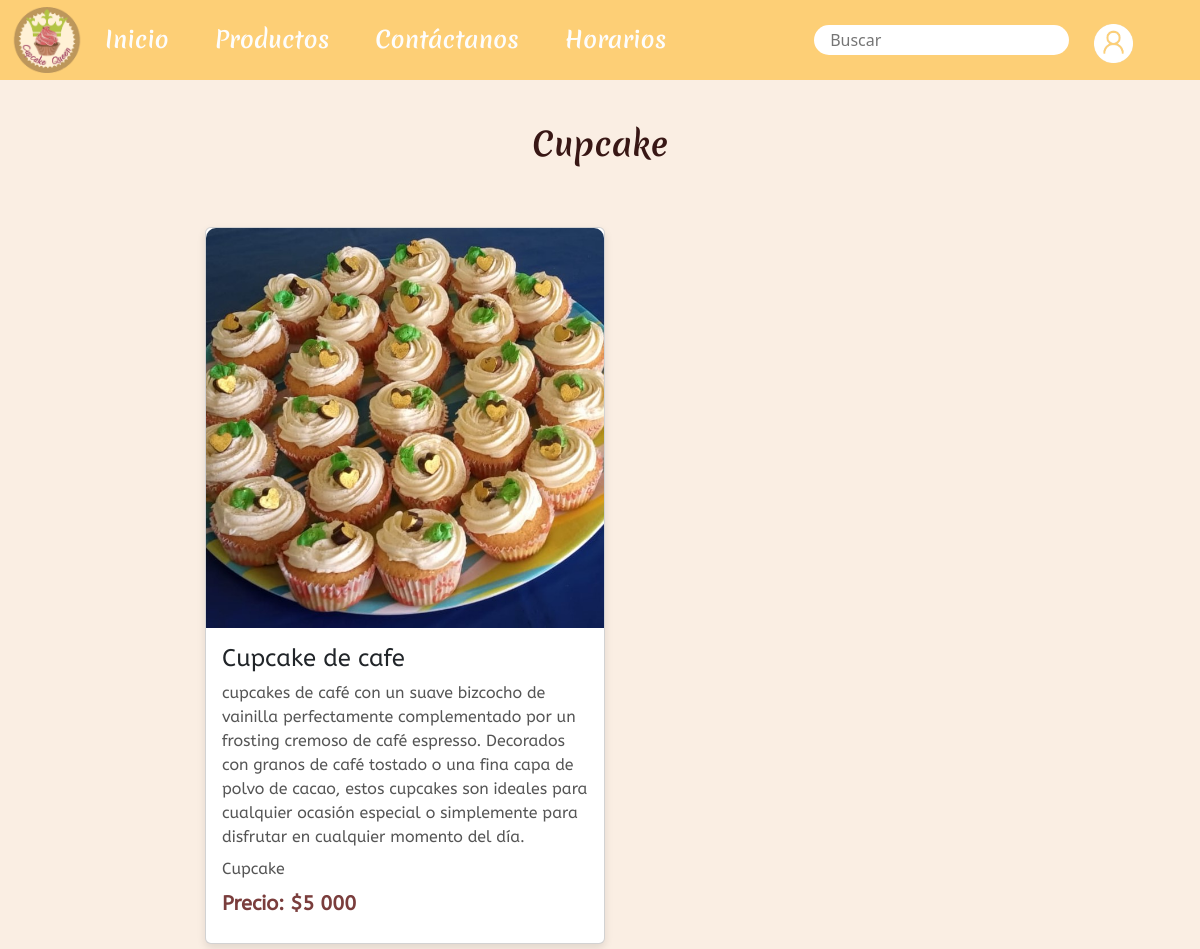
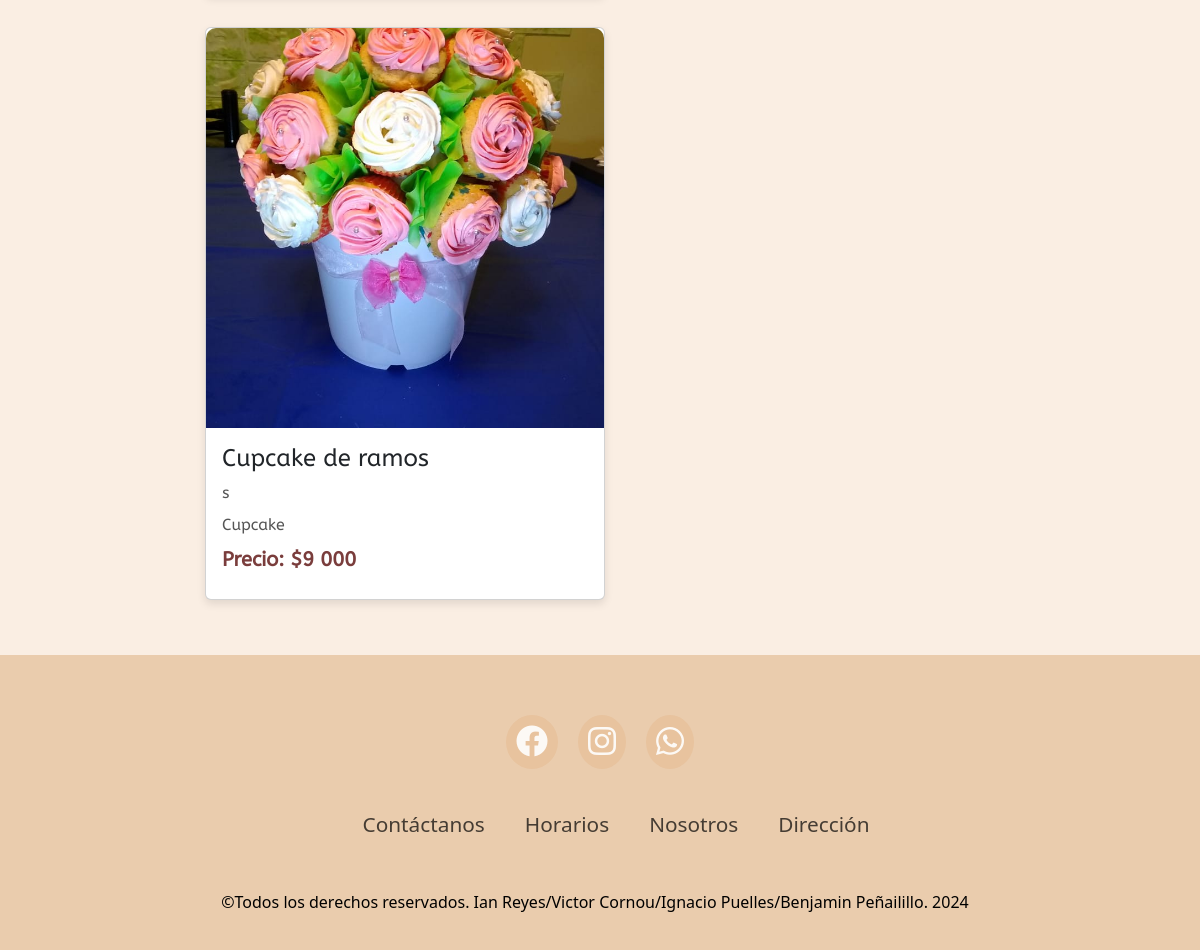
The app's page /cupcake/, older data (2 pictures, top to bottom).
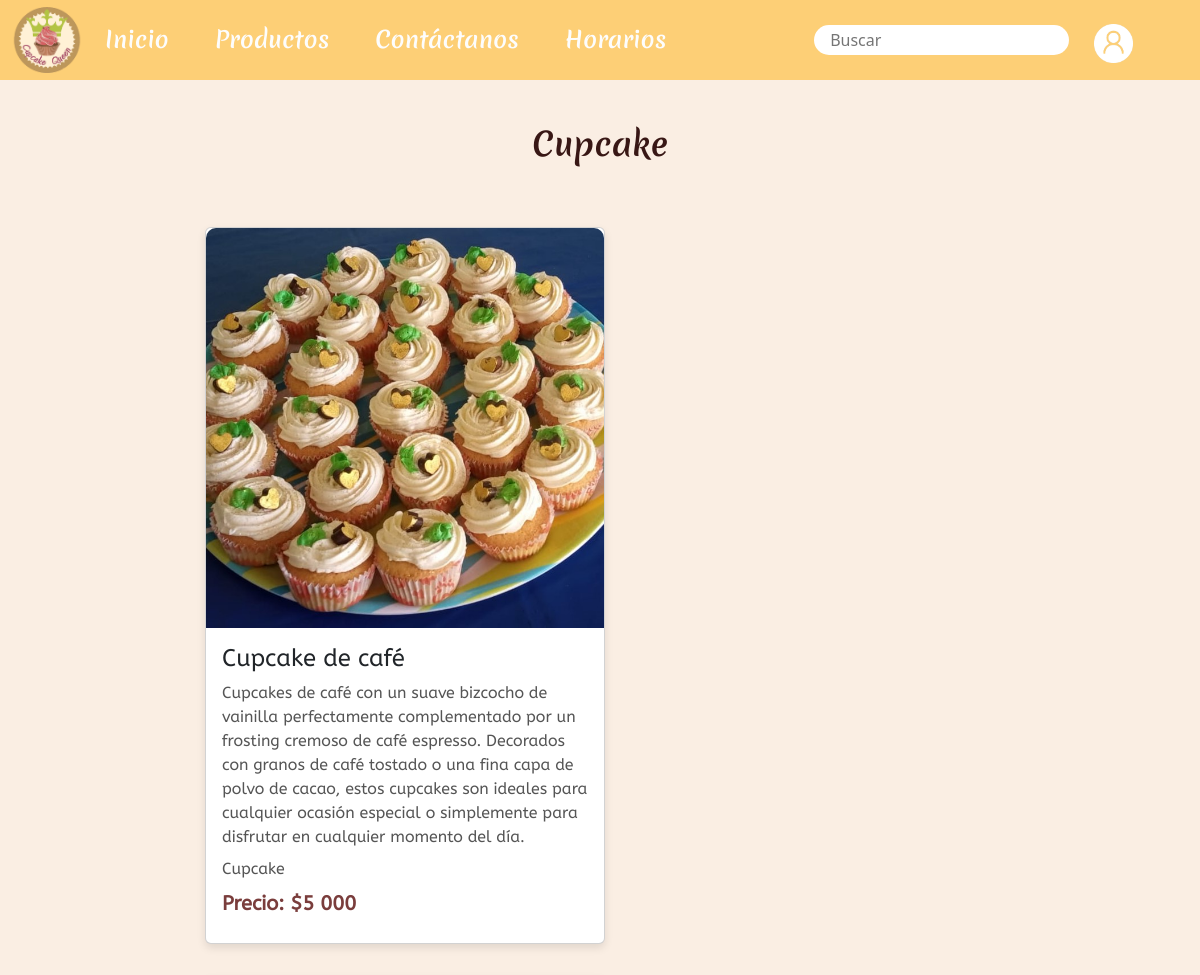
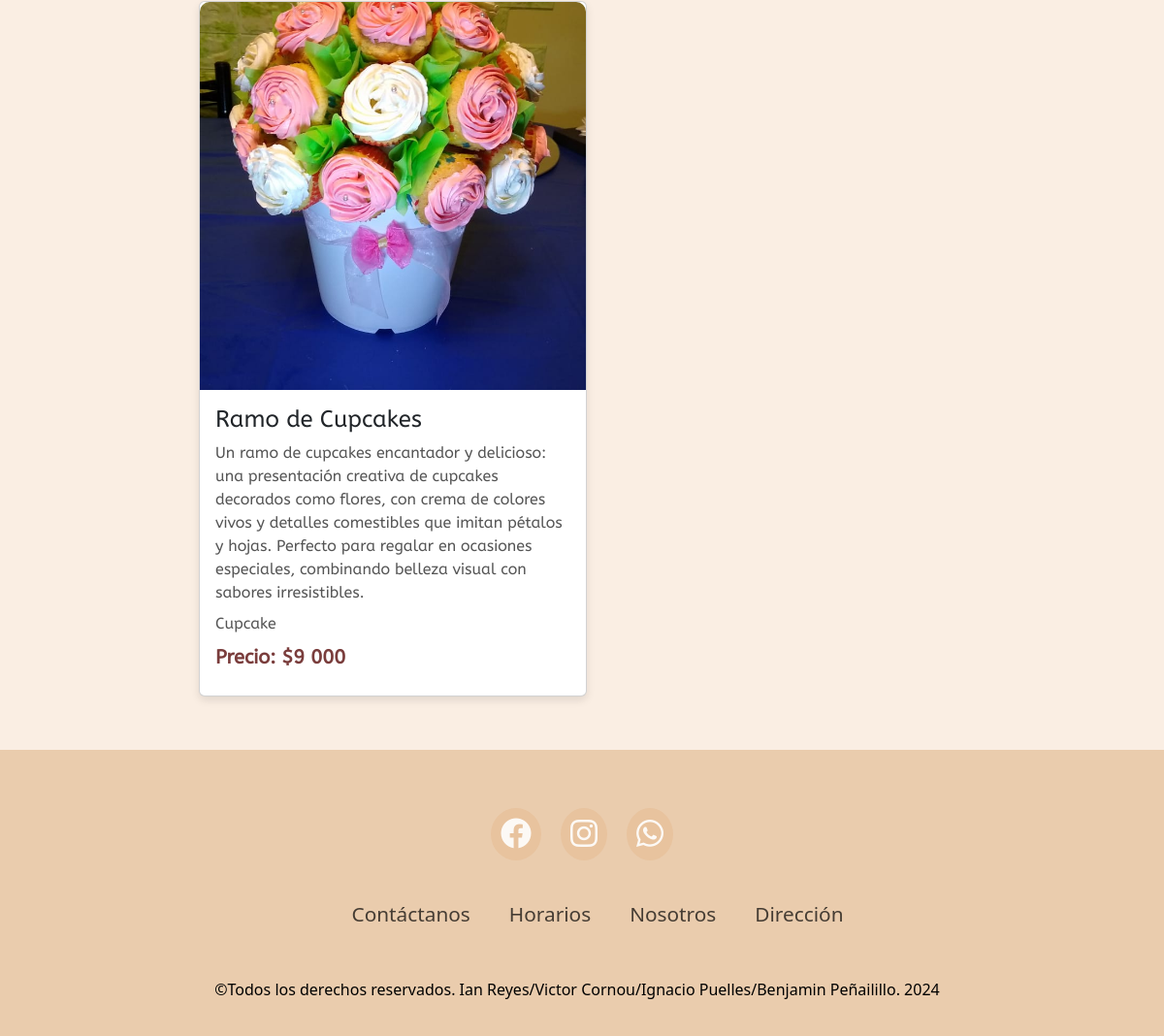
The same page, newer data (2 pictures, top to bottom).
### pagina/models.py (models this page shows, shortened)
class Producto(models.Model):
    nombre = models.CharField(max_length=100)
    categoria = models.ForeignKey(Categoria, on_delete=models.CASCADE, default=1)
    descripcion = models.TextField()
    precio = models.IntegerField()
    imagen = models.ImageField(upload_to='productos/')

class Categoria(models.Model):
    nombre = models.CharField(max_length=100, unique=True)
    descripcion = models.TextField(blank=True, null=True)
    def __str__(self):
        return self.nombre

### pagina/views.py (the view)
# urls.py: path('cupcake/', views.cupcake, name='cupcake'),
def cupcake(request):
    categoria_Cupcake = Categoria.objects.get(nombre="Cupcake")
    productos = Producto.objects.filter(categoria=categoria_Cupcake)
    return render(request, 'cupcake.html', {'productos': productos})

### pagina/templates/cupcake.html (shortened to what this page needs)
{% extends 'base.html' %}
{% load static %}
{% block content %}
{% load humanize %}
<section class="producto" id="producto">
    <div class="main-text">
        <h2>Cupcake</h2>
    </div>
    <div class="menu-content">
        {% for producto in productos %}
        <div class="card">
            <img src="{{ producto.imagen.url }}" alt="{{ producto.nombre }}">
            <div class="card-content">
                <h3>{{ producto.nombre }}</h3>
                <p>{{ producto.descripcion }}</p>
                <p>{{ producto.categoria}}</p>
                <p class="price">Precio: ${{ producto.precio|intcomma }}</p>
            </div>
        </div>
        {% endfor %}
    </div>
</section>
{% endblock %}

### pagina/templates/base.html (shortened to what this page needs)
{% load static %}
<!DOCTYPE html>
<html lang="es">
<head>
    <link rel="stylesheet" href="{% static 'css/style.css' %}">
    <link href="https://cdn.jsdelivr.net/npm/bootstrap@5.3.3/dist/css/bootstrap.min.css" rel="stylesheet">
    <link rel="stylesheet" href="https://cdnjs.cloudflare.com/ajax/libs/font-awesome/6.4.0/css/all.min.css" />
    <link rel="stylesheet" href="https://cdn.jsdelivr.net/npm/bootstrap-icons@1.11.3/font/bootstrap-icons.min.css">
</head>
<body class="fondo-index">
    <nav class="navbar navbar-expand-lg navbar-custom">
        <div class="container-fluid">
            <a href="{% url 'index' %}"><img class="icono-login" src="{% static 'img/logofinal.png' %}" alt="Logo"></a>
            <div class="collapse navbar-collapse" id="navbarNav">
                <ul class="navbar-nav me-auto">
                    <li class="nav-item">
                        <a class="nav-link" href="{% url 'index' %}">Inicio</a>
                    </li>
                    <li class="nav-item">
                        <a class="nav-link" href="{% url 'productos' %}">Productos</a>
                    </li>
                    <li class="nav-item">
                        <a class="nav-link" href="{% url 'form' %}">Contáctanos</a>
                    </li>
                    <li class="nav-item">
                        <a class="nav-link" href="{% url 'horario' %}">Horarios</a>
                    </li>
                </ul>
                <form class="d-flex" method="get" action="{% url 'buscar_productos' %}">
                    <input class="search-index" type="search" name="q" placeholder=" Buscar" aria-label="Search" value="{{ query|default:'' }}">
                    {% if request.user.is_authenticated %}
                        <a href="{% url 'exit' %}"><img class="img-navbar-2" src="{% static 'img/salir2.png' %}" alt="" style="font-size: 2.1rem; margin-left: 10px; color: aliceblue;"></img></a>
                    {% else %}
                        <a href="{% url 'login' %}"><img class="img-navbar-2" src="{% static 'img/img-login.png' %}" alt=""></a>
                    {% endif %}
                </form>
            </div>
        </div>
    </nav>
        {% block content %}
        {% endblock %}
        <footer>
            <div class="footercontainer">
                <div class="iconos">
                    <a href="https://web.facebook.com/?_rdc=1&_rdr" target="_blank"><i class="fa-brands fa-facebook"></i></a>
                    <a href="https://www.instagram.com/" target="_blank"><i class="fa-brands fa-instagram"></i></a>
                    <a href="https://wa.me/56999583906" target="_blank"><i class="fa-brands fa-whatsapp"></i></a>
                </div>
                <div class="footernav">
                    <ul>
                        <li><a href="{% url 'form' %}">Contáctanos</a></li>
                        <li><a href="{% url 'horario' %}">Horarios</a></li>
                        <li><a href="{% url 'index' %}">Nosotros</a></li>
                        <li><a href="{% url 'direccion' %}">Dirección</a></li>
                    </ul>
                </div>
            </div>
            <div class="footerbotton">
                <p>©Todos los derechos reservados. Ian Reyes/Victor Cornou/Ignacio Puelles/Benjamin Peñailillo. 2024 </p>
            </div>
        </footer>
</body>
</html>

### static/css/style.css (style rules this page uses)
.main-text h2 { color: #381715; font-family: 'Merienda', cursive; margin-bottom: 40px; text-align: center; font-size: 32px; }
.menu-content { display: grid; grid-template-columns: repeat(auto-fit, minmax(400px, 1fr)); gap: 2rem; align-items: center; justify-content: center; margin-top: 4rem; margin-left: 85px; margin-right: 85px; margin-bottom: 35px; }
.card { background-color: #ffffff; box-shadow: 0 4px 8px rgba(0, 0, 0, 0.1); border-radius: 10px; overflow: hidden; transition: transform 0.3s ease; width: 100%; max-width: 400px; }
.card img { width: 100%; height: 400px; object-fit: cover; border-radius: 10px 10px 0 0; }
.card-content { padding: 1rem; font-family: ABeezee; }
.card-content h3 { font-size: 1.5rem; margin-bottom: 0.5rem; }
.card-content p { font-size: 1rem; color: #555555; margin-bottom: 0.5rem; }
.card-content .price { color: #7a3d3c; font-size: 1.25rem; font-weight: bold; }
section { padding: 45px 10% 20px; }
.icono-login { opacity: 0.7; width: 70px; height: auto; text-decoration: none; white-space: nowrap; overflow-clip-margin: content-box; overflow: clip; }
.fondo-index { background-color: #faeee3; background-blend-mode: lighten; height: 100%; width: 100%; z-index: -5; position: relative; }
.navbar { background-color: #fdcf76; height: 80px; }
.navbar-custom { padding: 20px 0; }
.navbar-collapse { background-color: #fdcf76; z-index: 3; padding: 15px; }
.navbar-nav .nav-link { color: #fdfdfd; margin-right: 30px; font-size: 23px; font-family: Merienda; font-weight: bold; }
.search-index { display: block; width: 100%; height: 30px; padding: .375rem .75rem; font-size: 1rem; font-weight: 400; line-height: 0.5; appearance: none; background-clip: padding-box; border-radius: 4rem; border-width: 0; margin-top: 7px; margin-right: 10px; color: black; }
.img-navbar-2 { width: auto; height: 39px; margin-top: 6px; margin-left: 15px; margin-right: 40px; filter:invert(100%); }
* { padding: 0; margin: 0; box-sizing: border-box; }
body { display: flex; flex-direction: column; min-height: 100vh; }
footer { background-color: #eaccad; padding: 10px 0; text-align: center; width: 100%; margin-top: auto; }
.footercontainer { width: 100%; padding: 40px 30px 20px; }
.iconos { display: flex; justify-content: center; background-color: #eaccad; }
.iconos a { text-decoration: none; padding: 10px; background-color: #e8c39e; margin: 10px; border-radius: 50%; }
.iconos a i { font-size: 2em; color: white; opacity: 0.9; }
.footernav { margin: 30px 0; }
.footernav ul { display: flex; justify-content: center; list-style-type: none; }
.footernav ul li a { color: black; margin: 20px; text-decoration: none; font-size: 1.3em; opacity: 0.7; transition: 0.5s; }
.footerbotton { background-color: #eaccad; padding-bottom: 10px; text-align: center; }
.footerbotton p { color: black; }

Row changes from the older to the newer data that the page shows:
changed Producto: nombre "Cupcake de cafe" → "Cupcake de café"; descripcion "cupcakes de café con un…" → "Cupcakes de café con un…"
changed Producto: nombre "Cupcake de ramos" → "Ramo de Cupcakes"; descripcion "s" → "Un ramo de cupcakes encantador y delicioso: una presentación creativa de cupcakes decorados como flores, con crema de colores vivos y detalles comestibles que imitan pétalos y hojas. Perfecto para regalar en ocasiones especiales, combinando belleza visual con sabores irresistibles."
